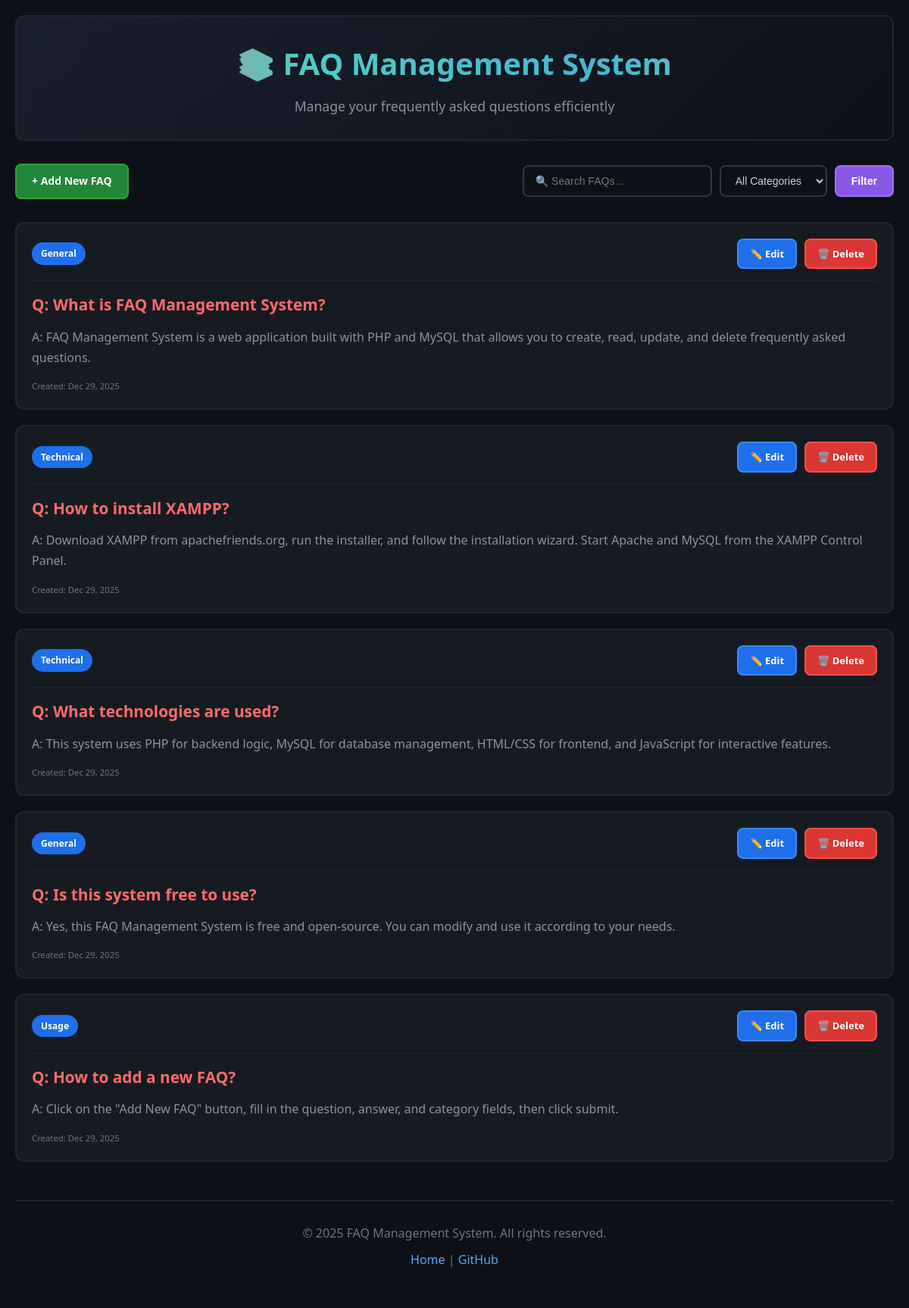
The page / on the database its author committed.
### tables this page shows
CREATE TABLE IF NOT EXISTS faqs (
    id INT AUTO_INCREMENT PRIMARY KEY,
    question TEXT NOT NULL,
    answer TEXT NOT NULL,
    category VARCHAR(100) DEFAULT 'General',
    created_at TIMESTAMP DEFAULT CURRENT_TIMESTAMP,
    updated_at TIMESTAMP DEFAULT CURRENT_TIMESTAMP ON UPDATE CURRENT_TIMESTAMP
);

### index.php (the view, shortened to what this page needs)
<?php
require_once 'includes/config.php';
$search_query = isset($_GET['search']) ? $_GET['search'] : '';
$sql = "SELECT * FROM faqs WHERE 1=1";
$sql .= " ORDER BY created_at DESC";
$result = mysqli_query($conn, $sql);
$header_title = "📚 FAQ Management System";
$header_subtitle = "Manage your frequently asked questions efficiently";
include 'includes/header.php';
?>
        <div class="controls">
            <a href="add_faq.php" class="btn btn-add">+ Add New FAQ</a>
            <div class="filters">
                <form method="GET" action="index.php" class="filter-form">
                    <input type="text" name="search" placeholder="🔍 Search FAQs..." value="<?php echo htmlspecialchars($search_query); ?>" class="search-input">
                    <select name="category" class="category-select" onchange="this.form.submit()">
                        <option value="">All Categories</option>
                    </select>
                    <button type="submit" class="btn btn-filter">Filter</button>
                </form>
            </div>
        </div>
        <div class="faq-list">
            <?php if (mysqli_num_rows($result) > 0): ?>
                <?php while ($row = mysqli_fetch_assoc($result)): ?>
                    <div class="faq-item">
                        <div class="faq-header">
                            <span class="category-badge"><?php echo htmlspecialchars($row['category']); ?></span>
                            <div class="faq-actions">
                                <a href="edit_faq.php?id=<?php echo $row['id']; ?>" class="btn btn-edit">✏️ Edit</a>
                                <a href="delete_faq.php?id=<?php echo $row['id']; ?>"
                                   class="btn btn-delete"
                                   onclick="return confirm('Are you sure you want to delete this FAQ?')">🗑️ Delete</a>
                            </div>
                        </div>
                        <div class="faq-content">
                            <h3 class="question">Q: <?php echo htmlspecialchars($row['question']); ?></h3>
                            <p class="answer">A: <?php echo nl2br(htmlspecialchars($row['answer'])); ?></p>
                            <div class="faq-meta">
                                <small>Created: <?php echo date('M d, Y', strtotime($row['created_at'])); ?></small>
                            </div>
                        </div>
                    </div>
                <?php endwhile; ?>
            <?php else: ?>
                <div class="no-results">
                    <p>📭 No FAQs found. Start by adding your first FAQ!</p>
                </div>
            <?php endif; ?>
        </div>
<?php include 'includes/footer.php'; ?>

### includes/header.php (shortened to what this page needs)
<!DOCTYPE html>
<html lang="en">
<head>
    <link rel="stylesheet" href="css/style.css">
</head>
<body>
    <div class="container">
        <header>
            <h1><?php echo isset($header_title) ? $header_title : '📚 FAQ Management System'; ?></h1>
            <p class="subtitle"><?php echo isset($header_subtitle) ? $header_subtitle : 'Manage your frequently asked questions efficiently'; ?></p>
        </header>

### includes/footer.php (shortened to what this page needs)
        <footer>
            <p>&copy; <?php echo date('Y'); ?> FAQ Management System. All rights reserved.</p>
            <p class="footer-links">
                <a href="index.php">Home</a> |
                <a href="https://github.com/Sankrityayana/FAQ-Management-System" target="_blank">GitHub</a>
            </p>
        </footer>
    </div>
</body>
</html>

### css/style.css (style rules this page uses)
* { margin: 0; padding: 0; box-sizing: border-box; }
body { font-family: 'Segoe UI', Tahoma, Geneva, Verdana, sans-serif; background-color: #0d1117; color: #c9d1d9; line-height: 1.6; min-height: 100vh; }
.container { max-width: 1200px; margin: 0 auto; padding: 20px; }
header { text-align: center; padding: 30px 0; background: linear-gradient(135deg, #1a1f2e 0%, #0d1117 100%); border-radius: 12px; margin-bottom: 30px; border: 2px solid #21262d; }
header h1 { font-size: 2.5em; margin-bottom: 10px; background: linear-gradient(to right, #ff6b6b, #4ecdc4, #45b7d1, #96ceb4); -webkit-background-clip: text; -webkit-text-fill-color: transparent; background-clip: text; }
.subtitle { color: #8b949e; font-size: 1.1em; }
.controls { display: flex; justify-content: space-between; align-items: center; margin-bottom: 30px; flex-wrap: wrap; gap: 15px; }
.filters { display: flex; gap: 10px; flex-wrap: wrap; }
.filter-form { display: flex; gap: 10px; flex-wrap: wrap; }
.btn { padding: 10px 20px; border: none; border-radius: 8px; cursor: pointer; text-decoration: none; display: inline-block; font-size: 14px; font-weight: 600; transition: all 0.3s ease; border: 2px solid transparent; }
.btn-add { background-color: #238636; color: white; border-color: #2ea043; }
.btn-edit { background-color: #1f6feb; color: white; border-color: #388bfd; padding: 8px 15px; font-size: 13px; }
.btn-delete { background-color: #da3633; color: white; border-color: #f85149; padding: 8px 15px; font-size: 13px; }
.btn-filter { background-color: #8957e5; color: white; border-color: #a371f7; }
.search-input, .category-select { padding: 10px 15px; border: 2px solid #30363d; border-radius: 8px; background-color: #0d1117; color: #c9d1d9; font-size: 14px; outline: none; transition: all 0.3s ease; }
.search-input { min-width: 250px; }
.faq-list { display: grid; gap: 20px; }
.faq-item { background-color: #161b22; border: 2px solid #21262d; border-radius: 12px; padding: 20px; transition: all 0.3s ease; }
.faq-header { display: flex; justify-content: space-between; align-items: center; margin-bottom: 15px; flex-wrap: wrap; gap: 10px; }
.category-badge { background-color: #1f6feb; color: white; padding: 5px 12px; border-radius: 20px; font-size: 12px; font-weight: 600; }
.faq-actions { display: flex; gap: 10px; }
.faq-content { padding-top: 15px; border-top: 1px solid #21262d; }
.question { color: #ff6b6b; font-size: 1.3em; margin-bottom: 12px; font-weight: 600; }
.answer { color: #8b949e; font-size: 1em; margin-bottom: 15px; line-height: 1.7; }
.faq-meta { display: flex; gap: 20px; color: #6e7681; font-size: 0.85em; margin-top: 10px; }
footer { text-align: center; padding: 30px 0; margin-top: 50px; border-top: 2px solid #21262d; color: #6e7681; }
.footer-links { margin-top: 10px; }
.footer-links a { color: #58a6ff; text-decoration: none; transition: color 0.3s ease; }

### rows shown on the page
faqs: category "General", question "What is FAQ Management System?", answer "FAQ Management System is a web application built with PHP and MySQL that allows you to create, read, update, and delete frequently asked questions.", created_at "Dec 29, 2025"
faqs: category "Technical", question "How to install XAMPP?", answer "Download XAMPP from apachefriends.org, run the installer, and follow the installation wizard. Start Apache and MySQL from the XAMPP Control Panel.", created_at "Dec 29, 2025"
faqs: category "Technical", question "What technologies are used?", answer "This system uses PHP for backend logic, MySQL for database management, HTML/CSS for frontend, and JavaScript for interactive features.", created_at "Dec 29, 2025"
faqs: category "General", question "Is this system free to use?", answer "Yes, this FAQ Management System is free and open-source. You can modify and use it according to your needs.", created_at "Dec 29, 2025"
faqs: category "Usage", question "How to add a new FAQ?", answer "Click on the \"Add New FAQ\" button, fill in the question, answer, and category fields, then click submit.", created_at "Dec 29, 2025"

### other values the page prints
$header_title "📚 FAQ Management System"
$header_subtitle "Manage your frequently asked questions efficiently"
